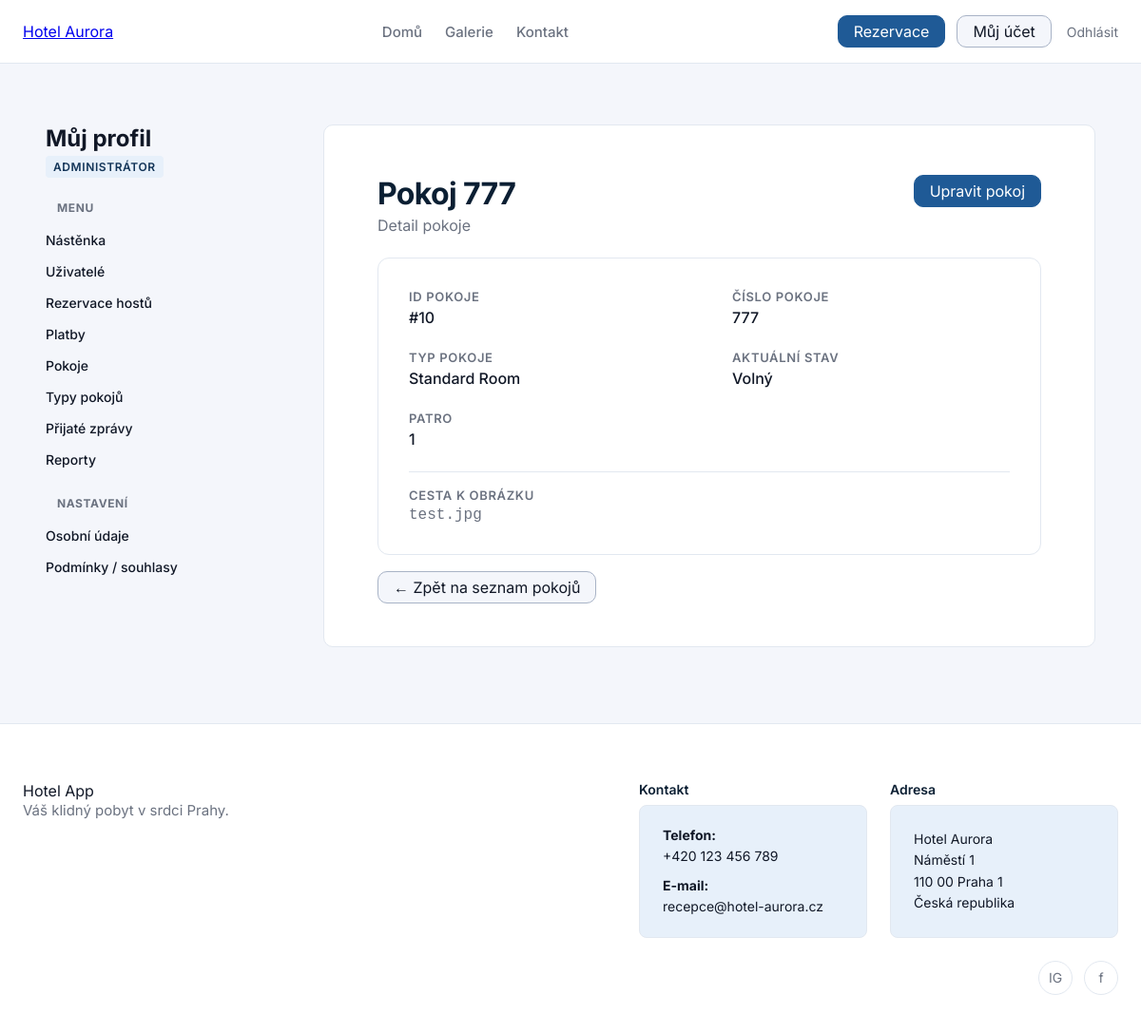
The app's page /rooms/10 (signed in) with its own data.
### tables this page shows
CREATE TABLE rooms
(
    id             integer not null
        constraint rooms_pk
            primary key autoincrement,
    number         INTEGER not null,
    room_type_id   integer not null
        constraint rooms_room_types_id_fk
            references room_types,
    room_status_id integer not null
        constraint rooms_room_statuses_id_fk
            references room_statuses,
    image_path     TEXT    not null,
    floor          integer not null,
    constraint rooms_pk_2
        unique (number, floor)
);

CREATE TABLE room_types
(
    id          integer not null
        constraint room_types_pk_2
            primary key autoincrement,
    name        TEXT    not null
        constraint room_types_pk
            unique,
    capacity    integer not null,
    base_price  REAL    not null,
    description TEXT
, image TEXT);

### pages/RoomPage.py (the view)
@router.get("/{room_id}", name="room_detail")
async def room_detail(
    room_id: int,
    request: Request,
    room_svc: RoomService = Depends(room_service),
    room_type_svc: RoomTypeService = Depends(room_type_service),
    room_status_svc: RoomStatusService = Depends(room_status_service),
    current_user = Depends(get_current_user),
):
    if isinstance(current_user, RedirectResponse):
        return current_user
    flags = _profile_role_flags(current_user)
    role_id = current_user["role_id"]
    if role_id not in (ROLE_ADMIN, ROLE_RECEPTIONIST):
        raise HTTPException(status_code=403, detail="Nemáte oprávnění zobrazit pokoje")
    room = room_svc.get_room(room_id)
    if not room:
        raise HTTPException(status_code=404, detail="Pokoj neexistuje")
    room_types = room_type_svc.list_room_types()
    statuses = room_status_svc.list_statuses()
    tpl = request.app.state.templates
    return tpl.TemplateResponse(
        "rooms/room_detail.html",
        {
            "request": request,
            "title": f"Pokoj {room['number']}",
            "room": room,
            "room_types": room_types,
            "statuses": statuses,
            "current_user": current_user,
            **flags,
        },
    )

### templates/rooms/room_detail.html (shortened to what this page needs)
{% extends "profile/profile_base.html" %}
{% block profile_content %}
  <div class="dashboard-header" style="display: flex; justify-content: space-between; align-items: flex-start; margin-bottom: 24px;">
    <div>
        <h1 style="margin: 0 0 4px 0;">Pokoj {{ room.number }}</h1>
        <p style="color: var(--color-text-muted); margin: 0;">Detail pokoje</p>
    </div>
    {% if is_admin or is_receptionist %}
      <a href="{{ url_for('room_edit', room_id=room.id) }}" class="btn btn-primary">
        Upravit pokoj
      </a>
    {% endif %}
  </div>
  <div class="detail-card">
    <div class="detail-grid">
      <div class="detail-item">
        <span class="detail-label">ID pokoje</span>
        <span class="detail-value">#{{ room.id }}</span>
      </div>
      <div class="detail-item">
        <span class="detail-label">Číslo pokoje</span>
        <span class="detail-value">{{ room.number }}</span>
      </div>
      <div class="detail-item">
        <span class="detail-label">Typ pokoje</span>
        <span class="detail-value">
            {% if room.room_type %}
                {{ room.room_type.name }}
            {% else %}
                ID: {{ room.room_type_id }}
            {% endif %}
        </span>
      </div>
      <div class="detail-item">
        <span class="detail-label">Aktuální stav</span>
        <span class="detail-value">
            {% set status_badges = {
                1: 'status-confirmed',
                2: 'status-pending',
                3: 'status-cancelled'
            } %}
            {% set status_names = {
                1: 'Volný',
                2: 'Neuklizený',
                3: 'Mimo provoz'
            } %}
            <span class="status-badge {{ status_badges.get(room.room_status_id, '') }}">
                {{ status_names.get(room.room_status_id, room.room_status_id) }}
            </span>
        </span>
      </div>
      <div class="detail-item">
        <span class="detail-label">Patro</span>
        <span class="detail-value">{{ room.floor }}</span>
      </div>
      <div class="detail-item full-width">
        <span class="detail-label">Cesta k obrázku</span>
        <span class="detail-value" style="font-family: monospace; color: var(--color-text-muted);">
            {{ room.image_path }}
        </span>
      </div>
    </div>
  </div>
  <div style="margin-top: 24px;">
      <a href="{{ url_for('rooms_list') }}" class="btn btn-secondary">
        &larr; Zpět na seznam pokojů
      </a>
  </div>
{% endblock %}

### static/styles.css (style rules this page uses)
html { height: 100%; }
* { box-sizing: border-box; font-family: "Inter", sans-serif; }
:root { --color-primary-900: #0B1F33; --color-primary-700: #123457; --color-primary-500: #1F5A96; --color-primary-100: #E7F0FA; --color-primary-white: #FFFFFF; --color-accent-500: #D4A857; --color-accent-100: #FFF5E6; --color-bg-main: #F4F6FB; --color-bg-card: #FFFFFF; --color-border-subtle: #E2E8F0; --color-text-main: #111827; --color-text-muted: #6B7280; --color-text-on-dark: #F9FAFB; --color-bg-secondary: #A8B3C6; --color-success: #16A34A; --color-warning: #F59E0B; --color-error: #DC2626; --color-info: #0EA5E9; }
body { margin: 0; background: var(--color-bg-main); color: var(--color-text-main); min-height: 100vh; display: flex; flex-direction: column; }
h1 { font-size: 32px; font-weight: 700; margin-bottom: 24px; color: var(--color-primary-900); letter-spacing: -0.02em; }
.btn { padding: 6px 16px; border-radius: 10px; text-decoration: none; border: 1px solid transparent; white-space: nowrap; cursor: pointer; }
.btn-primary { background-color: var(--color-primary-500); color: var(--color-primary-white); border-color: var(--color-primary-500); }
.btn-secondary { background-color: var(--color-bg-main); color: var(--color-text-main); border-color: var(--color-bg-secondary); }
html { scroll-behavior: smooth; }
.profile-content-card h1, .profile-content-card h2 { margin-top: 0; color: var(--color-primary-900); }
.detail-card { background: var(--color-primary-white); border: 1px solid var(--color-border-subtle); border-radius: 12px; padding: 32px; }
.detail-grid { display: grid; grid-template-columns: repeat(2, 1fr); gap: 24px 48px; }
.detail-item { display: flex; flex-direction: column; gap: 4px; }
.detail-item.full-width { grid-column: 1 / -1; border-top: 1px solid var(--color-border-subtle); padding-top: 16px; }
.detail-label { font-size: 13px; font-weight: 600; text-transform: uppercase; color: var(--color-text-muted); letter-spacing: 0.05em; }
.detail-value { font-size: 16px; color: var(--color-text-main); font-weight: 500; }

### records on screen
rooms: number "777", id "10", floor "1", image_path "test.jpg"
room_types: room_type.name "Standard Room"

### other values on screen
{{ status_names.get(room.room_status_id, room.room_status_id) }} "Volný"
